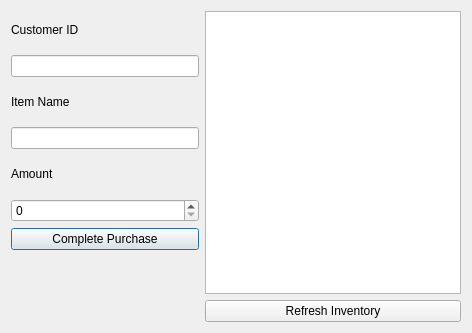
<?xml version="1.0" encoding="UTF-8"?>
<ui version="4.0">
 <class>CustomerPurchase</class>
 <widget class="QDialog" name="CustomerPurchase">
  <property name="geometry">
   <rect>
    <x>0</x>
    <y>0</y>
    <width>472</width>
    <height>333</height>
   </rect>
  </property>
  <property name="windowTitle">
   <string>Dialog</string>
  </property>
  <layout class="QGridLayout" name="gridLayout">
   <item row="0" column="0">
    <widget class="QLabel" name="label_3">
     <property name="text">
      <string>Customer ID</string>
     </property>
    </widget>
   </item>
   <item row="0" column="1" rowspan="8">
    <widget class="QTableView" name="tableView"/>
   </item>
   <item row="1" column="0">
    <widget class="QLineEdit" name="lineEdit_3"/>
   </item>
   <item row="2" column="0">
    <widget class="QLabel" name="label">
     <property name="text">
      <string>Item Name</string>
     </property>
    </widget>
   </item>
   <item row="3" column="0">
    <widget class="QLineEdit" name="lineEdit"/>
   </item>
   <item row="4" column="0">
    <widget class="QLabel" name="label_2">
     <property name="text">
      <string>Amount</string>
     </property>
    </widget>
   </item>
   <item row="5" column="0">
    <widget class="QSpinBox" name="spinBox"/>
   </item>
   <item row="6" column="0">
    <widget class="QPushButton" name="pushButton">
     <property name="text">
      <string>Complete Purchase</string>
     </property>
    </widget>
   </item>
   <item row="8" column="1">
    <widget class="QPushButton" name="pushButton_3">
     <property name="text">
      <string>Refresh Inventory</string>
     </property>
    </widget>
   </item>
  </layout>
 </widget>
 <resources/>
 <connections/>
</ui>
